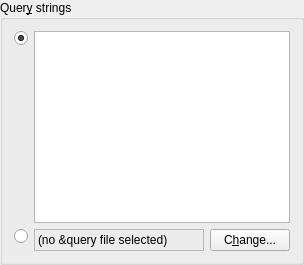
         <widget class="QGroupBox" name="box_input_settings">
          <property name="title">
           <string>Quer&amp;y strings</string>
          </property>
          <property name="alignment">
           <set>Qt::AlignLeading|Qt::AlignLeft|Qt::AlignTop</set>
          </property>
          <layout class="QGridLayout" name="gridLayout_3">
           <item row="0" column="0" alignment="Qt::AlignTop">
            <widget class="QRadioButton" name="radio_query_string">
             <property name="text">
              <string/>
             </property>
             <property name="checked">
              <bool>true</bool>
             </property>
            </widget>
           </item>
           <item row="0" column="1">
            <widget class="CoqTextEdit" name="edit_query_string">
             <property name="sizePolicy">
              <sizepolicy hsizetype="Expanding" vsizetype="Expanding">
               <horstretch>0</horstretch>
               <verstretch>0</verstretch>
              </sizepolicy>
             </property>
            </widget>
           </item>
           <item row="1" column="0" alignment="Qt::AlignTop">
            <widget class="QRadioButton" name="radio_query_file">
             <property name="text">
              <string/>
             </property>
            </widget>
           </item>
           <item row="1" column="1">
            <layout class="QGridLayout" name="gridLayout_6" columnstretch="1,0">
             <item row="0" column="0">
              <widget class="CoqClickableLabel" name="edit_file_name">
               <property name="enabled">
                <bool>true</bool>
               </property>
               <property name="sizePolicy">
                <sizepolicy hsizetype="Ignored" vsizetype="Preferred">
                 <horstretch>0</horstretch>
                 <verstretch>0</verstretch>
                </sizepolicy>
               </property>
               <property name="frameShape">
                <enum>QFrame::StyledPanel</enum>
               </property>
               <property name="frameShadow">
                <enum>QFrame::Sunken</enum>
               </property>
               <property name="text">
                <string>(no &amp;query file selected)</string>
               </property>
              </widget>
             </item>
             <item row="0" column="1">
              <widget class="QPushButton" name="button_change_file">
               <property name="text">
                <string>C&amp;hange...</string>
               </property>
               <property name="shortcut">
                <string>Alt+B</string>
               </property>
              </widget>
             </item>
            </layout>
           </item>
          </layout>
         </widget>
